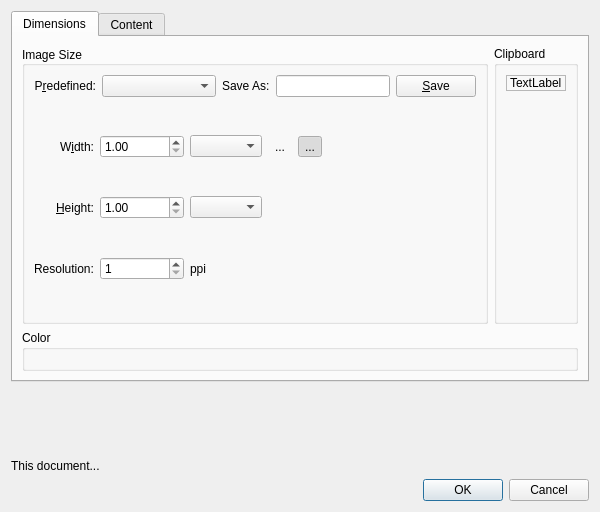
<?xml version="1.0" encoding="UTF-8"?>
<ui version="4.0">
 <class>WdgNewImage</class>
 <widget class="QWidget" name="WdgNewImage">
  <property name="geometry">
   <rect>
    <x>0</x>
    <y>0</y>
    <width>600</width>
    <height>512</height>
   </rect>
  </property>
  <property name="sizePolicy">
   <sizepolicy hsizetype="Preferred" vsizetype="Minimum">
    <horstretch>0</horstretch>
    <verstretch>0</verstretch>
   </sizepolicy>
  </property>
  <property name="minimumSize">
   <size>
    <width>600</width>
    <height>0</height>
   </size>
  </property>
  <property name="maximumSize">
   <size>
    <width>16777215</width>
    <height>16777215</height>
   </size>
  </property>
  <property name="windowTitle">
   <string>New Image</string>
  </property>
  <layout class="QVBoxLayout" name="verticalLayout">
   <item>
    <widget class="QTabWidget" name="tabWidget">
     <property name="sizePolicy">
      <sizepolicy hsizetype="Expanding" vsizetype="Minimum">
       <horstretch>0</horstretch>
       <verstretch>0</verstretch>
      </sizepolicy>
     </property>
     <property name="currentIndex">
      <number>0</number>
     </property>
     <widget class="QWidget" name="tab">
      <property name="sizePolicy">
       <sizepolicy hsizetype="Preferred" vsizetype="Minimum">
        <horstretch>0</horstretch>
        <verstretch>0</verstretch>
       </sizepolicy>
      </property>
      <attribute name="title">
       <string>Dimensions</string>
      </attribute>
      <layout class="QGridLayout" name="gridLayout_3">
       <item row="1" column="0">
        <widget class="QGroupBox" name="grpMode">
         <property name="sizePolicy">
          <sizepolicy hsizetype="Preferred" vsizetype="Minimum">
           <horstretch>0</horstretch>
           <verstretch>0</verstretch>
          </sizepolicy>
         </property>
         <property name="title">
          <string>Color</string>
         </property>
         <layout class="QVBoxLayout">
          <item>
           <widget class="KisColorSpaceSelector" name="colorSpaceSelector" native="true"/>
          </item>
         </layout>
        </widget>
       </item>
       <item row="0" column="0">
        <layout class="QHBoxLayout" name="horizontalLayout_3">
         <item>
          <widget class="QGroupBox" name="grpImage">
           <property name="minimumSize">
            <size>
             <width>0</width>
             <height>140</height>
            </size>
           </property>
           <property name="maximumSize">
            <size>
             <width>16777215</width>
             <height>16777215</height>
            </size>
           </property>
           <property name="title">
            <string>Image Size</string>
           </property>
           <property name="alignment">
            <set>Qt::AlignLeading|Qt::AlignLeft|Qt::AlignVCenter</set>
           </property>
           <property name="flat">
            <bool>false</bool>
           </property>
           <property name="checkable">
            <bool>false</bool>
           </property>
           <layout class="QGridLayout" name="gridLayout">
            <item row="1" column="0">
             <layout class="QHBoxLayout" name="horizontalLayout">
              <item>
               <widget class="QLabel" name="label_2">
                <property name="text">
                 <string>P&amp;redefined:</string>
                </property>
                <property name="alignment">
                 <set>Qt::AlignRight|Qt::AlignTrailing|Qt::AlignVCenter</set>
                </property>
                <property name="buddy">
                 <cstring>cmbPredefined</cstring>
                </property>
               </widget>
              </item>
              <item>
               <widget class="QComboBox" name="cmbPredefined">
                <property name="sizePolicy">
                 <sizepolicy hsizetype="Expanding" vsizetype="Fixed">
                  <horstretch>0</horstretch>
                  <verstretch>0</verstretch>
                 </sizepolicy>
                </property>
               </widget>
              </item>
              <item>
               <widget class="QLabel" name="label_3">
                <property name="text">
                 <string>Save As:</string>
                </property>
               </widget>
              </item>
              <item>
               <widget class="QLineEdit" name="txtPredefinedName">
                <property name="sizePolicy">
                 <sizepolicy hsizetype="MinimumExpanding" vsizetype="Fixed">
                  <horstretch>0</horstretch>
                  <verstretch>0</verstretch>
                 </sizepolicy>
                </property>
               </widget>
              </item>
              <item>
               <widget class="QPushButton" name="bnSaveAsPredefined">
                <property name="toolTip">
                 <string>Save the current dimensions</string>
                </property>
                <property name="text">
                 <string>&amp;Save</string>
                </property>
               </widget>
              </item>
             </layout>
            </item>
            <item row="2" column="0">
             <layout class="QHBoxLayout">
              <item>
               <layout class="QGridLayout" name="gridLayout_4">
                <item row="0" column="3">
                 <widget class="QToolButton" name="bnLandscape">
                  <property name="toolTip">
                   <string>Landscape</string>
                  </property>
                  <property name="text">
                   <string>...</string>
                  </property>
                  <property name="checkable">
                   <bool>true</bool>
                  </property>
                  <property name="autoExclusive">
                   <bool>true</bool>
                  </property>
                  <property name="autoRaise">
                   <bool>true</bool>
                  </property>
                 </widget>
                </item>
                <item row="0" column="1">
                 <widget class="KisDoubleParseSpinBox" name="doubleWidth">
                  <property name="decimals">
                   <number>2</number>
                  </property>
                  <property name="minimum">
                   <double>1.000000000000000</double>
                  </property>
                  <property name="maximum">
                   <double>100000000.000000000000000</double>
                  </property>
                 </widget>
                </item>
                <item row="1" column="0">
                 <widget class="QLabel" name="lblHeight">
                  <property name="text">
                   <string>&amp;Height:</string>
                  </property>
                  <property name="alignment">
                   <set>Qt::AlignRight|Qt::AlignTrailing|Qt::AlignVCenter</set>
                  </property>
                  <property name="buddy">
                   <cstring>doubleHeight</cstring>
                  </property>
                 </widget>
                </item>
                <item row="2" column="1">
                 <widget class="KisDoubleParseSpinBox" name="doubleResolution">
                  <property name="decimals">
                   <number>0</number>
                  </property>
                  <property name="minimum">
                   <double>1.000000000000000</double>
                  </property>
                  <property name="maximum">
                   <double>9999.000000000000000</double>
                  </property>
                 </widget>
                </item>
                <item row="2" column="0">
                 <widget class="QLabel" name="lblResolution">
                  <property name="text">
                   <string>Resolution:</string>
                  </property>
                 </widget>
                </item>
                <item row="1" column="1">
                 <widget class="KisDoubleParseSpinBox" name="doubleHeight">
                  <property name="minimum">
                   <double>1.000000000000000</double>
                  </property>
                  <property name="maximum">
                   <double>100000000.000000000000000</double>
                  </property>
                 </widget>
                </item>
                <item row="0" column="2">
                 <widget class="QComboBox" name="cmbWidthUnit"/>
                </item>
                <item row="1" column="2">
                 <widget class="QComboBox" name="cmbHeightUnit"/>
                </item>
                <item row="2" column="2">
                 <widget class="QLabel" name="label">
                  <property name="toolTip">
                   <string>pixels-per-inch</string>
                  </property>
                  <property name="text">
                   <string>ppi</string>
                  </property>
                 </widget>
                </item>
                <item row="0" column="0">
                 <widget class="QLabel" name="lblWidth">
                  <property name="text">
                   <string>W&amp;idth:</string>
                  </property>
                  <property name="alignment">
                   <set>Qt::AlignRight|Qt::AlignTrailing|Qt::AlignVCenter</set>
                  </property>
                  <property name="buddy">
                   <cstring>doubleWidth</cstring>
                  </property>
                 </widget>
                </item>
                <item row="0" column="4">
                 <widget class="QToolButton" name="bnPortrait">
                  <property name="toolTip">
                   <string>Portrait</string>
                  </property>
                  <property name="text">
                   <string>...</string>
                  </property>
                  <property name="checkable">
                   <bool>true</bool>
                  </property>
                  <property name="checked">
                   <bool>true</bool>
                  </property>
                  <property name="autoExclusive">
                   <bool>true</bool>
                  </property>
                  <property name="autoRaise">
                   <bool>true</bool>
                  </property>
                 </widget>
                </item>
               </layout>
              </item>
              <item>
               <layout class="QVBoxLayout" name="orientationLayout"/>
              </item>
              <item>
               <spacer>
                <property name="orientation">
                 <enum>Qt::Horizontal</enum>
                </property>
                <property name="sizeType">
                 <enum>QSizePolicy::Expanding</enum>
                </property>
                <property name="sizeHint" stdset="0">
                 <size>
                  <width>191</width>
                  <height>61</height>
                 </size>
                </property>
               </spacer>
              </item>
             </layout>
            </item>
           </layout>
          </widget>
         </item>
         <item>
          <widget class="QGroupBox" name="grpClipboard">
           <property name="title">
            <string>Clipboard</string>
           </property>
           <layout class="QVBoxLayout" name="verticalLayout_2">
            <item>
             <widget class="QLabel" name="lblPreview">
              <property name="maximumSize">
               <size>
                <width>75</width>
                <height>75</height>
               </size>
              </property>
              <property name="baseSize">
               <size>
                <width>250</width>
                <height>250</height>
               </size>
              </property>
              <property name="frameShape">
               <enum>QFrame::StyledPanel</enum>
              </property>
              <property name="text">
               <string>TextLabel</string>
              </property>
             </widget>
            </item>
            <item>
             <spacer name="imageGroupSpacer">
              <property name="orientation">
               <enum>Qt::Vertical</enum>
              </property>
              <property name="sizeHint" stdset="0">
               <size>
                <width>20</width>
                <height>40</height>
               </size>
              </property>
             </spacer>
            </item>
           </layout>
          </widget>
         </item>
        </layout>
       </item>
      </layout>
     </widget>
     <widget class="QWidget" name="tab_2">
      <property name="sizePolicy">
       <sizepolicy hsizetype="Preferred" vsizetype="Minimum">
        <horstretch>0</horstretch>
        <verstretch>0</verstretch>
       </sizepolicy>
      </property>
      <attribute name="title">
       <string>Content</string>
      </attribute>
      <layout class="QGridLayout" name="gridLayout_2">
       <item row="1" column="1">
        <widget class="QLabel" name="label_4">
         <property name="text">
          <string>Layers:</string>
         </property>
         <property name="alignment">
          <set>Qt::AlignRight|Qt::AlignTrailing|Qt::AlignVCenter</set>
         </property>
        </widget>
       </item>
       <item row="3" column="1">
        <widget class="QLabel" name="lblOpacity">
         <property name="text">
          <string>Background Opacity:</string>
         </property>
         <property name="alignment">
          <set>Qt::AlignRight|Qt::AlignTrailing|Qt::AlignVCenter</set>
         </property>
         <property name="buddy">
          <cstring>sliderOpacity</cstring>
         </property>
        </widget>
       </item>
       <item row="1" column="2">
        <widget class="KisIntParseSpinBox" name="intNumLayers">
         <property name="minimumSize">
          <size>
           <width>0</width>
           <height>0</height>
          </size>
         </property>
         <property name="toolTip">
          <string>Number of layers that the image will start with, including optional background layer.</string>
         </property>
         <property name="minimum">
          <number>1</number>
         </property>
         <property name="maximum">
          <number>200</number>
         </property>
         <property name="value">
          <number>2</number>
         </property>
        </widget>
       </item>
       <item row="2" column="1">
        <widget class="QLabel" name="lblColor">
         <property name="text">
          <string>Bac&amp;kground Color:</string>
         </property>
         <property name="alignment">
          <set>Qt::AlignRight|Qt::AlignTrailing|Qt::AlignVCenter</set>
         </property>
         <property name="buddy">
          <cstring>cmbColor</cstring>
         </property>
        </widget>
       </item>
       <item row="4" column="1">
        <widget class="QLabel" name="lblBackgroundStyle">
         <property name="text">
          <string>Background:</string>
         </property>
         <property name="alignment">
          <set>Qt::AlignRight|Qt::AlignTop|Qt::AlignTrailing</set>
         </property>
        </widget>
       </item>
       <item row="5" column="1">
        <widget class="QLabel" name="lblDescription">
         <property name="text">
          <string>&amp;Description:</string>
         </property>
         <property name="alignment">
          <set>Qt::AlignRight|Qt::AlignTop|Qt::AlignTrailing</set>
         </property>
         <property name="buddy">
          <cstring>txtDescription</cstring>
         </property>
        </widget>
       </item>
       <item row="5" column="2">
        <widget class="QTextEdit" name="txtDescription">
         <property name="sizePolicy">
          <sizepolicy hsizetype="Expanding" vsizetype="Expanding">
           <horstretch>0</horstretch>
           <verstretch>0</verstretch>
          </sizepolicy>
         </property>
         <property name="maximumSize">
          <size>
           <width>16777215</width>
           <height>100</height>
          </size>
         </property>
        </widget>
       </item>
       <item row="4" column="2">
        <layout class="QVBoxLayout" name="verticalLayout_3">
         <item>
          <widget class="QRadioButton" name="radioBackgroundAsRaster">
           <property name="toolTip">
            <string>Use background color and opacity to create a background raster layer.</string>
           </property>
           <property name="text">
            <string>As &amp;raster layer</string>
           </property>
          </widget>
         </item>
         <item>
          <widget class="QRadioButton" name="radioBackgroundAsProjection">
           <property name="toolTip">
            <string>Use background color and opacity as the base canvas color. This can be reconfigured in `Image &gt; Properties.`</string>
           </property>
           <property name="text">
            <string>As can&amp;vas color</string>
           </property>
          </widget>
         </item>
         <item>
          <widget class="QRadioButton" name="radioBackgroundAsFill">
           <property name="toolTip">
            <string>Use background color and opacity to create a background fill layer. The color for this layer can be reconfigured in the layer's properties.</string>
           </property>
           <property name="text">
            <string>As fill la&amp;yer</string>
           </property>
          </widget>
         </item>
        </layout>
       </item>
       <item row="2" column="2">
        <widget class="KisColorButton" name="cmbColor">
         <property name="sizePolicy">
          <sizepolicy hsizetype="Preferred" vsizetype="Fixed">
           <horstretch>0</horstretch>
           <verstretch>0</verstretch>
          </sizepolicy>
         </property>
         <property name="minimumSize">
          <size>
           <width>50</width>
           <height>0</height>
          </size>
         </property>
         <property name="toolTip">
          <string/>
         </property>
        </widget>
       </item>
       <item row="3" column="2">
        <widget class="QFrame" name="opacityPanel">
         <property name="frameShape">
          <enum>QFrame::NoFrame</enum>
         </property>
         <property name="frameShadow">
          <enum>QFrame::Plain</enum>
         </property>
         <layout class="QHBoxLayout" name="_2">
          <property name="leftMargin">
           <number>0</number>
          </property>
          <property name="topMargin">
           <number>0</number>
          </property>
          <property name="rightMargin">
           <number>0</number>
          </property>
          <property name="bottomMargin">
           <number>0</number>
          </property>
          <item>
           <widget class="KisDoubleSliderSpinBox" name="sliderOpacity" native="true"/>
          </item>
         </layout>
        </widget>
       </item>
       <item row="6" column="2">
        <spacer name="verticalSpacer_2">
         <property name="orientation">
          <enum>Qt::Vertical</enum>
         </property>
         <property name="sizeHint" stdset="0">
          <size>
           <width>20</width>
           <height>40</height>
          </size>
         </property>
        </spacer>
       </item>
       <item row="0" column="1">
        <widget class="QLabel" name="lblName">
         <property name="text">
          <string>&amp;Name:</string>
         </property>
         <property name="alignment">
          <set>Qt::AlignRight|Qt::AlignTrailing|Qt::AlignVCenter</set>
         </property>
         <property name="buddy">
          <cstring>txtName</cstring>
         </property>
        </widget>
       </item>
       <item row="0" column="2">
        <widget class="QLineEdit" name="txtName">
         <property name="toolTip">
          <string/>
         </property>
         <property name="text">
          <string>untitled-1</string>
         </property>
        </widget>
       </item>
      </layout>
      <zorder>label_4</zorder>
      <zorder>lblBackgroundStyle</zorder>
      <zorder>txtDescription</zorder>
      <zorder>lblDescription</zorder>
      <zorder>intNumLayers</zorder>
      <zorder>opacityPanel</zorder>
      <zorder>lblColor</zorder>
      <zorder>cmbColor</zorder>
      <zorder>lblOpacity</zorder>
      <zorder>lblName</zorder>
      <zorder>txtName</zorder>
     </widget>
    </widget>
   </item>
   <item>
    <spacer name="verticalSpacer">
     <property name="orientation">
      <enum>Qt::Vertical</enum>
     </property>
     <property name="sizeType">
      <enum>QSizePolicy::Expanding</enum>
     </property>
     <property name="sizeHint" stdset="0">
      <size>
       <width>10</width>
       <height>10</height>
      </size>
     </property>
    </spacer>
   </item>
   <item>
    <widget class="QLabel" name="lblDocumentInfo">
     <property name="text">
      <string>This document...</string>
     </property>
     <property name="wordWrap">
      <bool>true</bool>
     </property>
    </widget>
   </item>
   <item>
    <widget class="QDialogButtonBox" name="newDialogConfirmationButtonBox">
     <property name="standardButtons">
      <set>QDialogButtonBox::Cancel|QDialogButtonBox::Ok</set>
     </property>
    </widget>
   </item>
  </layout>
 </widget>
 <customwidgets>
  <customwidget>
   <class>KisIntParseSpinBox</class>
   <extends>QSpinBox</extends>
   <header>kis_int_parse_spin_box.h</header>
  </customwidget>
  <customwidget>
   <class>KisDoubleSliderSpinBox</class>
   <extends>QWidget</extends>
   <header>kis_slider_spin_box.h</header>
   <container>1</container>
  </customwidget>
  <customwidget>
   <class>KisColorButton</class>
   <extends>QPushButton</extends>
   <header>kis_color_button.h</header>
  </customwidget>
  <customwidget>
   <class>KisColorSpaceSelector</class>
   <extends>QWidget</extends>
   <header>widgets/kis_color_space_selector.h</header>
   <container>1</container>
  </customwidget>
  <customwidget>
   <class>KisDoubleParseSpinBox</class>
   <extends>QDoubleSpinBox</extends>
   <header>kis_double_parse_spin_box.h</header>
  </customwidget>
 </customwidgets>
 <tabstops>
  <tabstop>tabWidget</tabstop>
  <tabstop>cmbPredefined</tabstop>
  <tabstop>txtPredefinedName</tabstop>
  <tabstop>bnSaveAsPredefined</tabstop>
  <tabstop>doubleWidth</tabstop>
  <tabstop>doubleHeight</tabstop>
  <tabstop>doubleResolution</tabstop>
  <tabstop>cmbWidthUnit</tabstop>
  <tabstop>cmbHeightUnit</tabstop>
  <tabstop>bnLandscape</tabstop>
  <tabstop>bnPortrait</tabstop>
  <tabstop>intNumLayers</tabstop>
  <tabstop>cmbColor</tabstop>
  <tabstop>radioBackgroundAsRaster</tabstop>
  <tabstop>radioBackgroundAsProjection</tabstop>
  <tabstop>txtDescription</tabstop>
 </tabstops>
 <resources/>
 <connections/>
</ui>
